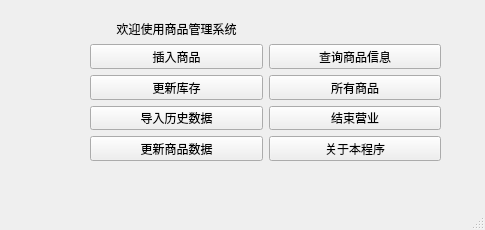
<?xml version="1.0" encoding="UTF-8"?>
<ui version="4.0">
 <class>MainWindow</class>
 <widget class="QMainWindow" name="MainWindow">
  <property name="geometry">
   <rect>
    <x>0</x>
    <y>0</y>
    <width>485</width>
    <height>230</height>
   </rect>
  </property>
  <property name="windowTitle">
   <string>商品管理系统</string>
  </property>
  <property name="windowIcon">
   <iconset resource="icon.qrc">
    <normaloff>:/new/prefix1/qrc/ma.png</normaloff>:/new/prefix1/qrc/ma.png</iconset>
  </property>
  <widget class="QWidget" name="centralwidget">
   <widget class="QWidget" name="layoutWidget">
    <property name="geometry">
     <rect>
      <x>90</x>
      <y>20</y>
      <width>351</width>
      <height>141</height>
     </rect>
    </property>
    <layout class="QGridLayout" name="gridLayout">
     <item row="0" column="0">
      <widget class="QLabel" name="label">
       <property name="text">
        <string>欢迎使用商品管理系统</string>
       </property>
       <property name="alignment">
        <set>Qt::AlignCenter</set>
       </property>
      </widget>
     </item>
     <item row="3" column="1">
      <widget class="QPushButton" name="end">
       <property name="text">
        <string>结束营业</string>
       </property>
      </widget>
     </item>
     <item row="1" column="0">
      <widget class="QPushButton" name="Insert_key">
       <property name="text">
        <string>插入商品</string>
       </property>
      </widget>
     </item>
     <item row="2" column="1">
      <widget class="QPushButton" name="pushButton">
       <property name="text">
        <string>所有商品</string>
       </property>
      </widget>
     </item>
     <item row="3" column="0">
      <widget class="QPushButton" name="historty">
       <property name="text">
        <string>导入历史数据</string>
       </property>
      </widget>
     </item>
     <item row="1" column="1">
      <widget class="QPushButton" name="Searh_key">
       <property name="text">
        <string>查询商品信息</string>
       </property>
      </widget>
     </item>
     <item row="2" column="0">
      <widget class="QPushButton" name="Change_ky">
       <property name="text">
        <string>更新库存</string>
       </property>
      </widget>
     </item>
     <item row="4" column="0">
      <widget class="QPushButton" name="pushButton_2">
       <property name="text">
        <string>更新商品数据</string>
       </property>
      </widget>
     </item>
     <item row="4" column="1">
      <widget class="QPushButton" name="pushButton_3">
       <property name="text">
        <string>关于本程序</string>
       </property>
      </widget>
     </item>
    </layout>
   </widget>
  </widget>
  <widget class="QMenuBar" name="menubar">
   <property name="geometry">
    <rect>
     <x>0</x>
     <y>0</y>
     <width>485</width>
     <height>21</height>
    </rect>
   </property>
  </widget>
  <widget class="QStatusBar" name="statusbar"/>
 </widget>
 <resources>
  <include location="icon.qrc"/>
 </resources>
 <connections/>
</ui>
